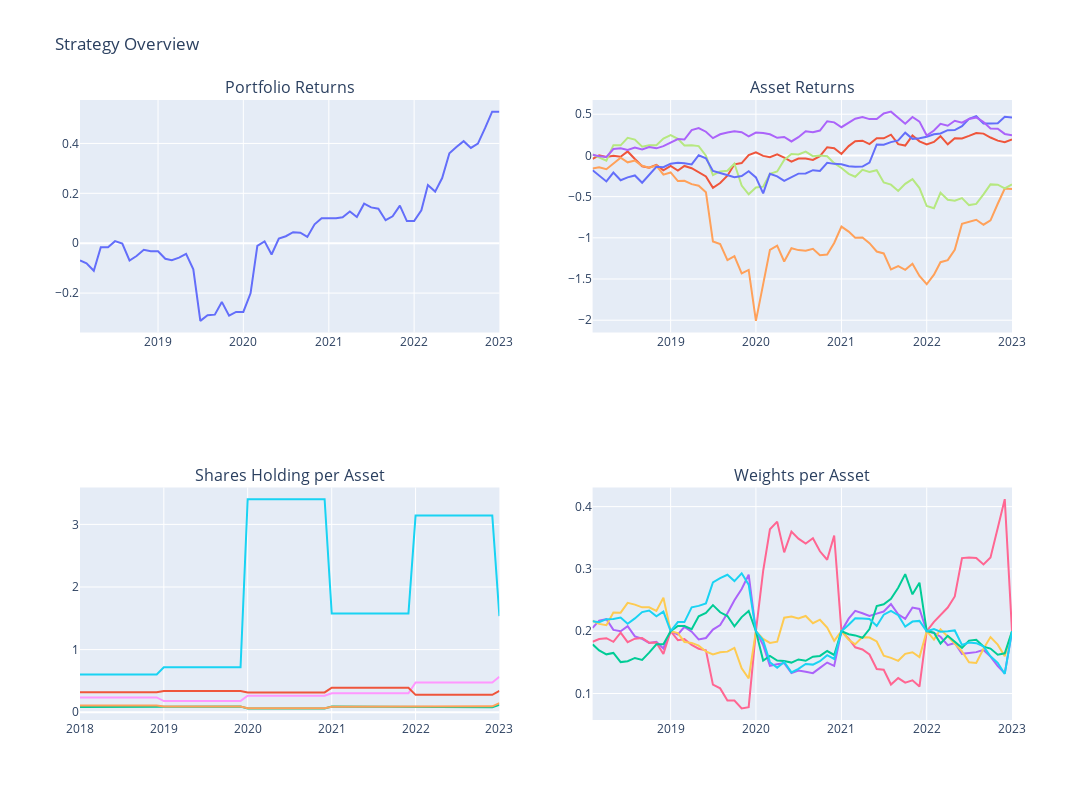

Notebook code for this chart:
### Code cell
import plotly.graph_objs as go
from plotly.subplots import make_subplots
fig = make_subplots(rows=2, cols=2, subplot_titles=('Portfolio Returns', 'Asset Returns', 'Shares Holding per Asset', 'Weights per Asset'))
fig.add_trace(go.Scatter(x=stock_data.index, y=stock_data['Portfolio_Value_rets'].cumsum(), name='Portfolio'), row=1, col=1)
for s in stocks:
    fig.add_trace(go.Scatter(x=stock_data.index, y=stock_data[f'{s}_rets'].cumsum(), name=f'{s}'), row=1, col=2)
    fig.add_trace(go.Scatter(x=shares_df.index, y=shares_df[f'{s}_shares'], name=f'{s}'), row=2, col=1)
    fig.add_trace(go.Scatter(x=stock_data.index, y=stock_data[f'{s}_weight'], name=f'{s}'), row=2, col=2)
fig.update_layout(height=800, width=1200, title='Strategy Overview', showlegend=False)
fig.show()
